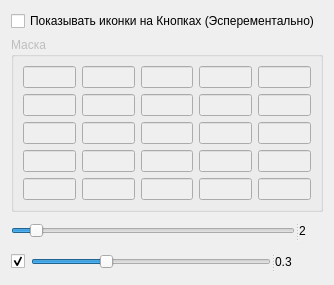
<?xml version="1.0" encoding="UTF-8"?>
<ui version="4.0">
 <class>Settings</class>
 <widget class="QWidget" name="Settings">
  <property name="geometry">
   <rect>
    <x>0</x>
    <y>0</y>
    <width>334</width>
    <height>285</height>
   </rect>
  </property>
  <property name="windowTitle">
   <string>Form</string>
  </property>
  <layout class="QGridLayout" name="gridLayout">
   <item row="0" column="0">
    <widget class="QCheckBox" name="IconProcessing">
     <property name="text">
      <string>Показывать иконки на Кнопках (Эсперементально)</string>
     </property>
     <property name="checked">
      <bool>false</bool>
     </property>
    </widget>
   </item>
   <item row="1" column="0">
    <widget class="QGroupBox" name="groupBox_3">
     <property name="enabled">
      <bool>false</bool>
     </property>
     <property name="minimumSize">
      <size>
       <width>200</width>
       <height>0</height>
      </size>
     </property>
     <property name="maximumSize">
      <size>
       <width>16666666</width>
       <height>16666666</height>
      </size>
     </property>
     <property name="title">
      <string>Маска</string>
     </property>
     <layout class="QGridLayout" name="gridLayout_3">
      <item row="0" column="0">
       <widget class="QLineEdit" name="Mask00"/>
      </item>
      <item row="0" column="1">
       <widget class="QLineEdit" name="Mask01"/>
      </item>
      <item row="0" column="2">
       <widget class="QLineEdit" name="Mask02"/>
      </item>
      <item row="0" column="3">
       <widget class="QLineEdit" name="Mask03"/>
      </item>
      <item row="0" column="4">
       <widget class="QLineEdit" name="Mask04"/>
      </item>
      <item row="1" column="0">
       <widget class="QLineEdit" name="Mask10"/>
      </item>
      <item row="1" column="1">
       <widget class="QLineEdit" name="Mask11"/>
      </item>
      <item row="1" column="2">
       <widget class="QLineEdit" name="Mask12"/>
      </item>
      <item row="1" column="3">
       <widget class="QLineEdit" name="Mask13"/>
      </item>
      <item row="1" column="4">
       <widget class="QLineEdit" name="Mask14"/>
      </item>
      <item row="2" column="0">
       <widget class="QLineEdit" name="Mask20"/>
      </item>
      <item row="2" column="1">
       <widget class="QLineEdit" name="Mask21"/>
      </item>
      <item row="2" column="2">
       <widget class="QLineEdit" name="Mask22"/>
      </item>
      <item row="2" column="3">
       <widget class="QLineEdit" name="Mask23"/>
      </item>
      <item row="2" column="4">
       <widget class="QLineEdit" name="Mask24"/>
      </item>
      <item row="3" column="0">
       <widget class="QLineEdit" name="Mask30"/>
      </item>
      <item row="3" column="1">
       <widget class="QLineEdit" name="Mask31"/>
      </item>
      <item row="3" column="2">
       <widget class="QLineEdit" name="Mask32"/>
      </item>
      <item row="3" column="3">
       <widget class="QLineEdit" name="Mask33"/>
      </item>
      <item row="3" column="4">
       <widget class="QLineEdit" name="Mask34"/>
      </item>
      <item row="4" column="0">
       <widget class="QLineEdit" name="Mask40"/>
      </item>
      <item row="4" column="1">
       <widget class="QLineEdit" name="Mask41"/>
      </item>
      <item row="4" column="2">
       <widget class="QLineEdit" name="Mask42"/>
      </item>
      <item row="4" column="3">
       <widget class="QLineEdit" name="Mask43"/>
      </item>
      <item row="4" column="4">
       <widget class="QLineEdit" name="Mask44"/>
      </item>
     </layout>
    </widget>
   </item>
   <item row="2" column="0">
    <widget class="QSplitter" name="splitter">
     <property name="orientation">
      <enum>Qt::Horizontal</enum>
     </property>
     <widget class="QSlider" name="LaplasSLider">
      <property name="maximumSize">
       <size>
        <width>16777215</width>
        <height>50</height>
       </size>
      </property>
      <property name="maximum">
       <number>300</number>
      </property>
      <property name="singleStep">
       <number>10</number>
      </property>
      <property name="value">
       <number>20</number>
      </property>
      <property name="orientation">
       <enum>Qt::Horizontal</enum>
      </property>
     </widget>
     <widget class="QLabel" name="SliderValue">
      <property name="maximumSize">
       <size>
        <width>16777215</width>
        <height>50</height>
       </size>
      </property>
      <property name="text">
       <string>2</string>
      </property>
     </widget>
    </widget>
   </item>
   <item row="3" column="0">
    <layout class="QHBoxLayout" name="horizontalLayout">
     <item>
      <widget class="QCheckBox" name="HalfGamma">
       <property name="maximumSize">
        <size>
         <width>16777215</width>
         <height>50</height>
        </size>
       </property>
       <property name="text">
        <string/>
       </property>
       <property name="checked">
        <bool>true</bool>
       </property>
      </widget>
     </item>
     <item>
      <widget class="QSplitter" name="splitter_3">
       <property name="orientation">
        <enum>Qt::Horizontal</enum>
       </property>
       <widget class="QSlider" name="GammaSLider">
        <property name="maximumSize">
         <size>
          <width>16777215</width>
          <height>50</height>
         </size>
        </property>
        <property name="maximum">
         <number>10</number>
        </property>
        <property name="singleStep">
         <number>1</number>
        </property>
        <property name="pageStep">
         <number>1</number>
        </property>
        <property name="value">
         <number>3</number>
        </property>
        <property name="orientation">
         <enum>Qt::Horizontal</enum>
        </property>
       </widget>
       <widget class="QLabel" name="GammaValue">
        <property name="maximumSize">
         <size>
          <width>16777215</width>
          <height>50</height>
         </size>
        </property>
        <property name="text">
         <string>0.3</string>
        </property>
       </widget>
      </widget>
     </item>
    </layout>
   </item>
  </layout>
 </widget>
 <resources/>
 <connections/>
</ui>
